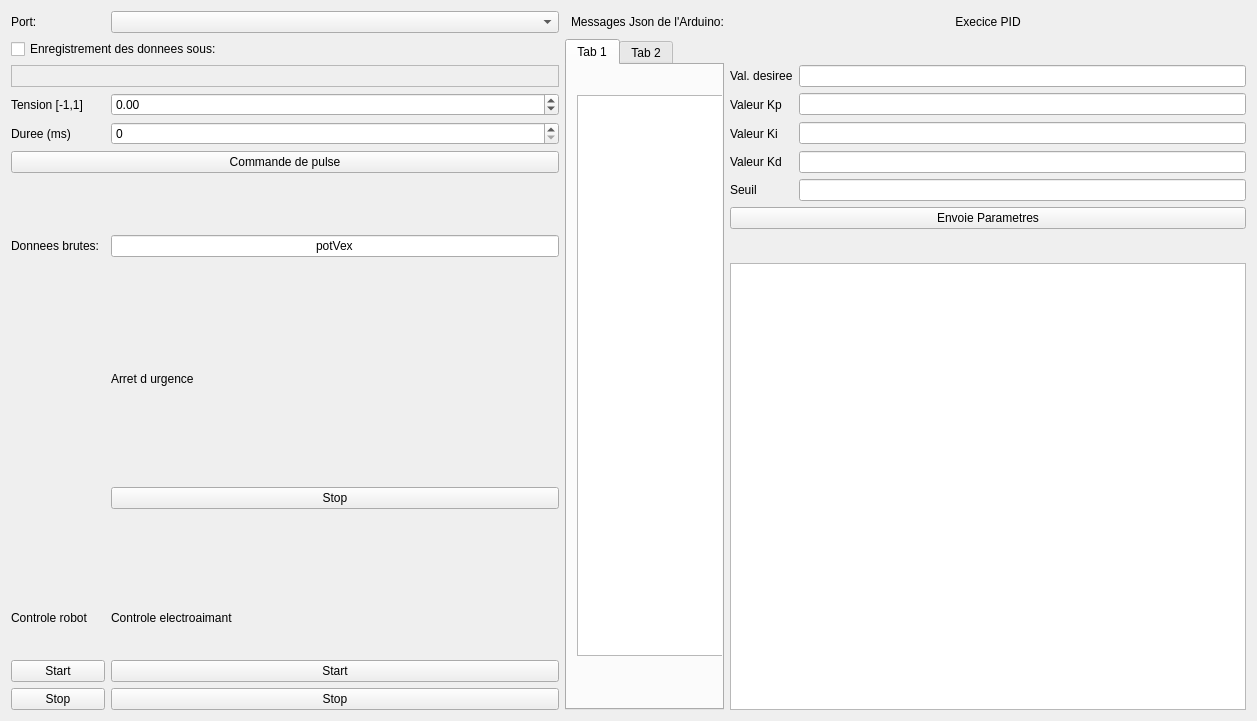
<?xml version="1.0" encoding="UTF-8"?>
<ui version="4.0">
 <class>MainWindow</class>
 <widget class="QMainWindow" name="MainWindow">
  <property name="geometry">
   <rect>
    <x>0</x>
    <y>0</y>
    <width>1257</width>
    <height>721</height>
   </rect>
  </property>
  <property name="acceptDrops">
   <bool>false</bool>
  </property>
  <property name="windowTitle">
   <string>Interface Identification</string>
  </property>
  <widget class="QWidget" name="centralWidget">
   <layout class="QGridLayout" name="gridLayout">
    <item row="7" column="1">
     <widget class="QLabel" name="label">
      <property name="text">
       <string>Tension [-1,1]</string>
      </property>
     </widget>
    </item>
    <item row="4" column="1">
     <widget class="QLabel" name="label_5">
      <property name="text">
       <string>Port:</string>
      </property>
     </widget>
    </item>
    <item row="12" column="3">
     <widget class="QLineEdit" name="JsonKey">
      <property name="text">
       <string>potVex</string>
      </property>
      <property name="alignment">
       <set>Qt::AlignCenter</set>
      </property>
     </widget>
    </item>
    <item row="17" column="3">
     <widget class="QLabel" name="label_13">
      <property name="text">
       <string>Controle electroaimant</string>
      </property>
     </widget>
    </item>
    <item row="8" column="7">
     <widget class="QLineEdit" name="lineEdit_Ki"/>
    </item>
    <item row="7" column="3">
     <widget class="QDoubleSpinBox" name="PWMBox">
      <property name="minimum">
       <double>-1.000000000000000</double>
      </property>
      <property name="maximum">
       <double>1.000000000000000</double>
      </property>
      <property name="singleStep">
       <double>0.100000000000000</double>
      </property>
     </widget>
    </item>
    <item row="5" column="1" colspan="3">
     <widget class="QCheckBox" name="checkBox">
      <property name="text">
       <string>Enregistrement des donnees sous:</string>
      </property>
     </widget>
    </item>
    <item row="14" column="3">
     <widget class="QLabel" name="label_14">
      <property name="text">
       <string>Arret d urgence</string>
      </property>
     </widget>
    </item>
    <item row="18" column="1" colspan="2">
     <widget class="QPushButton" name="Start">
      <property name="text">
       <string>Start</string>
      </property>
     </widget>
    </item>
    <item row="8" column="3">
     <widget class="QSpinBox" name="DurationBox">
      <property name="keyboardTracking">
       <bool>false</bool>
      </property>
      <property name="minimum">
       <number>0</number>
      </property>
      <property name="maximum">
       <number>5000</number>
      </property>
      <property name="singleStep">
       <number>25</number>
      </property>
     </widget>
    </item>
    <item row="7" column="7">
     <widget class="QLineEdit" name="lineEdit_Kp"/>
    </item>
    <item row="6" column="1" colspan="3">
     <widget class="QLabel" name="label_pathCSV">
      <property name="frameShape">
       <enum>QFrame::StyledPanel</enum>
      </property>
      <property name="text">
       <string/>
      </property>
      <property name="textFormat">
       <enum>Qt::AutoText</enum>
      </property>
     </widget>
    </item>
    <item row="15" column="3" rowspan="2">
     <widget class="QPushButton" name="StopAll">
      <property name="text">
       <string>Stop</string>
      </property>
     </widget>
    </item>
    <item row="18" column="3">
     <widget class="QPushButton" name="AimantOn">
      <property name="text">
       <string>Start</string>
      </property>
     </widget>
    </item>
    <item row="6" column="7">
     <widget class="QLineEdit" name="lineEdit_DesVal"/>
    </item>
    <item row="8" column="6">
     <widget class="QLabel" name="label_9">
      <property name="text">
       <string>Valeur Ki</string>
      </property>
     </widget>
    </item>
    <item row="6" column="6">
     <widget class="QLabel" name="label_7">
      <property name="text">
       <string>Val. desiree</string>
      </property>
     </widget>
    </item>
    <item row="19" column="3">
     <widget class="QPushButton" name="AimantOff">
      <property name="text">
       <string>Stop</string>
      </property>
     </widget>
    </item>
    <item row="13" column="6" rowspan="7" colspan="2">
     <widget class="QGraphicsView" name="graphicsView"/>
    </item>
    <item row="19" column="1" colspan="2">
     <widget class="QPushButton" name="Stop">
      <property name="text">
       <string>Stop</string>
      </property>
     </widget>
    </item>
    <item row="9" column="1" colspan="3">
     <widget class="QPushButton" name="pulseButton">
      <property name="text">
       <string>Commande de pulse</string>
      </property>
     </widget>
    </item>
    <item row="10" column="7">
     <widget class="QLineEdit" name="lineEdit_Thresh"/>
    </item>
    <item row="9" column="7">
     <widget class="QLineEdit" name="lineEdit_Kd"/>
    </item>
    <item row="12" column="1">
     <widget class="QLabel" name="label_3">
      <property name="text">
       <string>Donnees brutes:</string>
      </property>
     </widget>
    </item>
    <item row="10" column="6">
     <widget class="QLabel" name="label_11">
      <property name="text">
       <string>Seuil</string>
      </property>
     </widget>
    </item>
    <item row="4" column="3">
     <widget class="QComboBox" name="comboBoxPort"/>
    </item>
    <item row="4" column="5">
     <widget class="QLabel" name="label_4">
      <property name="text">
       <string>Messages Json de l'Arduino:</string>
      </property>
      <property name="alignment">
       <set>Qt::AlignLeading|Qt::AlignLeft|Qt::AlignVCenter</set>
      </property>
     </widget>
    </item>
    <item row="7" column="6">
     <widget class="QLabel" name="label_8">
      <property name="text">
       <string>Valeur Kp</string>
      </property>
     </widget>
    </item>
    <item row="8" column="1">
     <widget class="QLabel" name="label_2">
      <property name="text">
       <string>Duree (ms)</string>
      </property>
     </widget>
    </item>
    <item row="11" column="6" colspan="2">
     <widget class="QPushButton" name="pushButton_Params">
      <property name="text">
       <string>Envoie Parametres</string>
      </property>
     </widget>
    </item>
    <item row="17" column="1">
     <widget class="QLabel" name="label_12">
      <property name="text">
       <string>Controle robot</string>
      </property>
     </widget>
    </item>
    <item row="4" column="6" colspan="2">
     <widget class="QLabel" name="label_6">
      <property name="text">
       <string>Execice PID</string>
      </property>
      <property name="alignment">
       <set>Qt::AlignCenter</set>
      </property>
     </widget>
    </item>
    <item row="9" column="6">
     <widget class="QLabel" name="label_10">
      <property name="text">
       <string>Valeur Kd</string>
      </property>
     </widget>
    </item>
    <item row="5" column="4" rowspan="15" colspan="2">
     <widget class="QTabWidget" name="tabWidget">
      <property name="currentIndex">
       <number>0</number>
      </property>
      <widget class="QWidget" name="tab">
       <attribute name="title">
        <string>Tab 1</string>
       </attribute>
       <widget class="QTextBrowser" name="textBrowser2">
        <property name="geometry">
         <rect>
          <x>10</x>
          <y>30</y>
          <width>181</width>
          <height>561</height>
         </rect>
        </property>
       </widget>
      </widget>
      <widget class="QWidget" name="tab_2">
       <attribute name="title">
        <string>Tab 2</string>
       </attribute>
       <widget class="QChartView" name="graph">
        <property name="geometry">
         <rect>
          <x>-50</x>
          <y>50</y>
          <width>293</width>
          <height>192</height>
         </rect>
        </property>
       </widget>
      </widget>
     </widget>
    </item>
   </layout>
  </widget>
 </widget>
 <layoutdefault spacing="6" margin="11"/>
 <customwidgets>
  <customwidget>
   <class>QChartView</class>
   <extends>QGraphicsView</extends>
   <header location="global">QtCharts</header>
  </customwidget>
 </customwidgets>
 <resources/>
 <connections/>
</ui>
